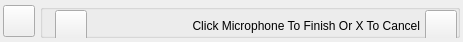
<?xml version="1.0" encoding="UTF-8"?>
<ui version="4.0">
 <class>InputVoiceWidget</class>
 <widget class="QWidget" name="InputVoiceWidget">
  <property name="geometry">
   <rect>
    <x>0</x>
    <y>0</y>
    <width>463</width>
    <height>42</height>
   </rect>
  </property>
  <property name="sizePolicy">
   <sizepolicy hsizetype="Expanding" vsizetype="Fixed">
    <horstretch>0</horstretch>
    <verstretch>0</verstretch>
   </sizepolicy>
  </property>
  <property name="minimumSize">
   <size>
    <width>0</width>
    <height>42</height>
   </size>
  </property>
  <property name="maximumSize">
   <size>
    <width>16777215</width>
    <height>42</height>
   </size>
  </property>
  <property name="windowTitle">
   <string>Form</string>
  </property>
  <property name="styleSheet">
   <string notr="true"/>
  </property>
  <layout class="QGridLayout" name="gridLayout">
   <property name="leftMargin">
    <number>0</number>
   </property>
   <property name="topMargin">
    <number>0</number>
   </property>
   <property name="rightMargin">
    <number>0</number>
   </property>
   <property name="bottomMargin">
    <number>0</number>
   </property>
   <property name="spacing">
    <number>0</number>
   </property>
   <item row="0" column="0">
    <widget class="QFrame" name="m_MainFrame">
     <property name="sizePolicy">
      <sizepolicy hsizetype="Preferred" vsizetype="Fixed">
       <horstretch>0</horstretch>
       <verstretch>0</verstretch>
      </sizepolicy>
     </property>
     <property name="minimumSize">
      <size>
       <width>0</width>
       <height>42</height>
      </size>
     </property>
     <property name="maximumSize">
      <size>
       <width>16777215</width>
       <height>42</height>
      </size>
     </property>
     <property name="frameShape">
      <enum>QFrame::NoFrame</enum>
     </property>
     <property name="frameShadow">
      <enum>QFrame::Raised</enum>
     </property>
     <layout class="QHBoxLayout" name="horizontalLayout">
      <property name="spacing">
       <number>5</number>
      </property>
      <property name="leftMargin">
       <number>3</number>
      </property>
      <property name="topMargin">
       <number>3</number>
      </property>
      <property name="rightMargin">
       <number>3</number>
      </property>
      <property name="bottomMargin">
       <number>3</number>
      </property>
      <item>
       <widget class="VxPushButton" name="m_BackButton">
        <property name="sizePolicy">
         <sizepolicy hsizetype="Fixed" vsizetype="Fixed">
          <horstretch>0</horstretch>
          <verstretch>0</verstretch>
         </sizepolicy>
        </property>
        <property name="minimumSize">
         <size>
          <width>32</width>
          <height>32</height>
         </size>
        </property>
        <property name="maximumSize">
         <size>
          <width>32</width>
          <height>32</height>
         </size>
        </property>
        <property name="text">
         <string/>
        </property>
        <property name="iconSize">
         <size>
          <width>32</width>
          <height>32</height>
         </size>
        </property>
       </widget>
      </item>
      <item>
       <widget class="QGroupBox" name="m_InputVoiceGroupBox">
        <property name="sizePolicy">
         <sizepolicy hsizetype="Expanding" vsizetype="Fixed">
          <horstretch>0</horstretch>
          <verstretch>0</verstretch>
         </sizepolicy>
        </property>
        <property name="minimumSize">
         <size>
          <width>0</width>
          <height>34</height>
         </size>
        </property>
        <property name="maximumSize">
         <size>
          <width>16777215</width>
          <height>34</height>
         </size>
        </property>
        <property name="styleSheet">
         <string notr="true"/>
        </property>
        <layout class="QHBoxLayout" name="horizontalLayout_3">
         <property name="spacing">
          <number>5</number>
         </property>
         <property name="leftMargin">
          <number>0</number>
         </property>
         <property name="topMargin">
          <number>0</number>
         </property>
         <property name="rightMargin">
          <number>0</number>
         </property>
         <property name="bottomMargin">
          <number>0</number>
         </property>
         <item>
          <widget class="QLabel" name="m_RecLenLabel">
           <property name="text">
            <string/>
           </property>
          </widget>
         </item>
         <item>
          <widget class="VxPushButton" name="m_CancelRecordButton">
           <property name="sizePolicy">
            <sizepolicy hsizetype="Fixed" vsizetype="Fixed">
             <horstretch>0</horstretch>
             <verstretch>0</verstretch>
            </sizepolicy>
           </property>
           <property name="minimumSize">
            <size>
             <width>32</width>
             <height>32</height>
            </size>
           </property>
           <property name="maximumSize">
            <size>
             <width>32</width>
             <height>32</height>
            </size>
           </property>
           <property name="text">
            <string/>
           </property>
           <property name="iconSize">
            <size>
             <width>32</width>
             <height>32</height>
            </size>
           </property>
          </widget>
         </item>
         <item>
          <widget class="QLabel" name="m_SlideToCancleLabel">
           <property name="sizePolicy">
            <sizepolicy hsizetype="Expanding" vsizetype="Fixed">
             <horstretch>0</horstretch>
             <verstretch>0</verstretch>
            </sizepolicy>
           </property>
           <property name="minimumSize">
            <size>
             <width>0</width>
             <height>32</height>
            </size>
           </property>
           <property name="maximumSize">
            <size>
             <width>16777215</width>
             <height>32</height>
            </size>
           </property>
           <property name="text">
            <string>Click Microphone To Finish Or X To Cancel</string>
           </property>
           <property name="alignment">
            <set>Qt::AlignRight|Qt::AlignTrailing|Qt::AlignVCenter</set>
           </property>
          </widget>
         </item>
         <item>
          <widget class="VxPushButton" name="m_RecVoiceButton">
           <property name="sizePolicy">
            <sizepolicy hsizetype="Fixed" vsizetype="Fixed">
             <horstretch>0</horstretch>
             <verstretch>0</verstretch>
            </sizepolicy>
           </property>
           <property name="minimumSize">
            <size>
             <width>32</width>
             <height>32</height>
            </size>
           </property>
           <property name="maximumSize">
            <size>
             <width>32</width>
             <height>32</height>
            </size>
           </property>
           <property name="text">
            <string/>
           </property>
           <property name="iconSize">
            <size>
             <width>32</width>
             <height>32</height>
            </size>
           </property>
          </widget>
         </item>
        </layout>
       </widget>
      </item>
     </layout>
    </widget>
   </item>
  </layout>
 </widget>
 <customwidgets>
  <customwidget>
   <class>VxPushButton</class>
   <extends>QPushButton</extends>
   <header>VxPushButton.h</header>
  </customwidget>
 </customwidgets>
 <resources/>
 <connections/>
</ui>
